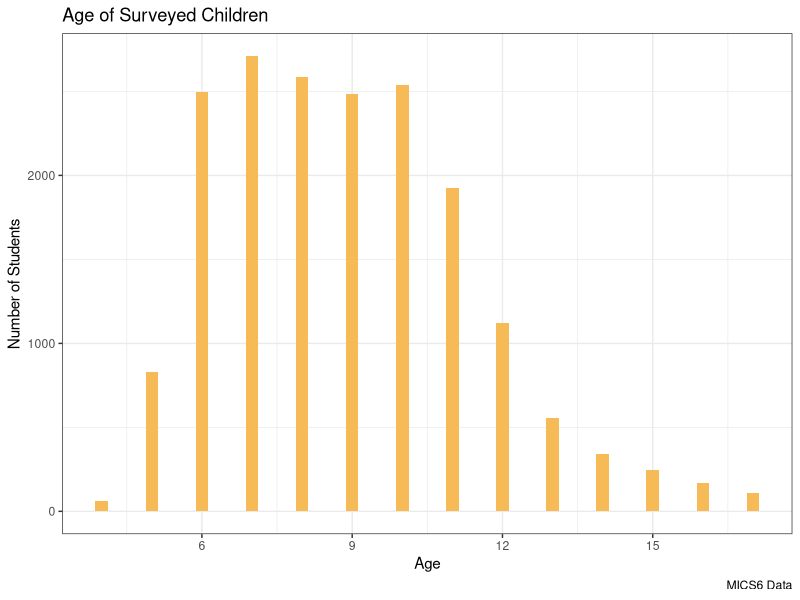

Source code (R):
## ---- chunk 1
library(tidyverse)

df <- read_csv("data/mics6.csv")

mean(df$numeracy, na.rm = TRUE)
mean(df$age, na.rm = TRUE)
## ---- chunk 2
(df <- df %>% 
  mutate(age = ifelse(age == 9999, NA, age)))
## ---- chunk 3
df %>% 
  ggplot(aes(x = age)) + 
    geom_histogram(binwidth = 0.25, fill = "#F6BA56") + 
    theme_bw() + 
    labs(title = "Age of Surveyed Children",
         caption = "MICS6 Data",
         x = "Age",
         y = "Number of Students")
